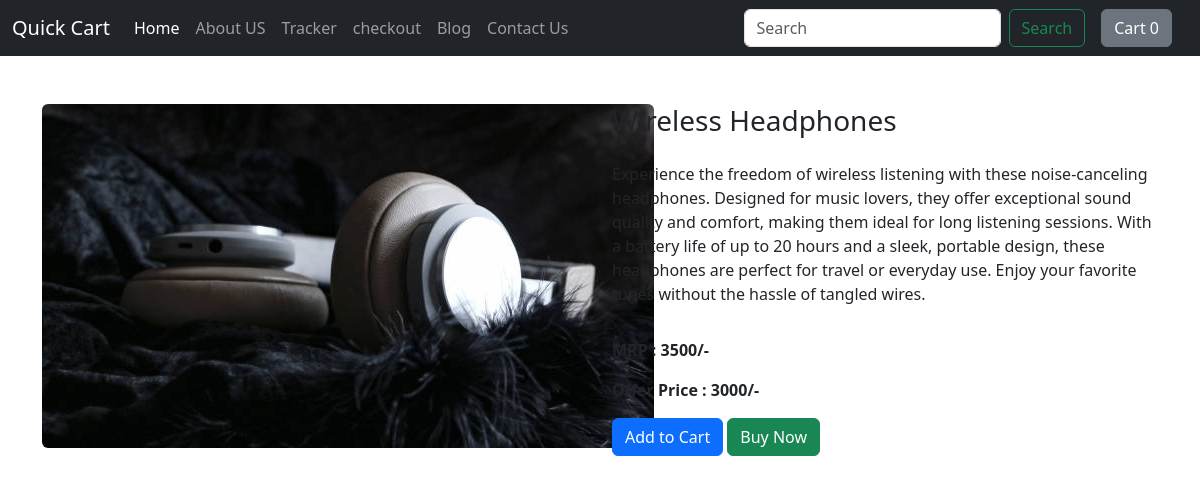
Screenshot of /shop/products/2 with the database file from the repository.
### shop/models.py (models this page shows, shortened)
class Product(models.Model):
    product_id = models.AutoField(primary_key=True)
    product_name = models.CharField(max_length=50)
    category = models.CharField(max_length=50, default='')
    subcategory = models.CharField(max_length=50, default='')
    price = models.IntegerField(default=0)
    discount_price = models.IntegerField(default=0)
    brand = models.CharField(max_length=50, default='')
    desc = models.TextField()
    pub_date = models.DateField()
    image = models.ImageField(upload_to='shop/images', default='')

### shop/views.py (the view)
# urls.py: path('products/<int:myid>', views.productView, name='ProductView'),
def productView(request, myid):
    product = Product.objects.filter(product_id = myid)
    return render(request, 'shop/productView.html', {'product' : product[0]})

### shop/templates/shop/productview.html (shortened to what this page needs)
{% extends 'shop/basic.html'%}
{% block body %}
<div class="container my-5">
  <div class="row">
    <div class="col-md-6">
      <img src="/media/{{product.image}}" alt="{{product.product_name}}" class="rounded">
    </div>
    <div class="col-md-6 d-flex flex-column gap-3">
      <h3 id="namepvpr{{product.product_id}}">{{product.product_name}}</h3>
      <p>{{product.desc}}</p>
      <strong>MRP : <span id="pricepvpr{{product.product_id}}">{{product.price}}</span>/-</strong>
      <strong>Offer Price : <span id="dpricepvpr{{product.product_id}}">{{product.discount_price}}</span>/-</strong>
      <div>
        <span id="spanpr{{product.product_id}}" class="spanpr">
          <button id="pr{{product.product_id}}" class="btn btn-primary cart">Add to Cart</button>
        </span>
        <a href="/shop/cart/"><button class="btn btn-success">Buy Now</button></a>
      </div>
    </div>
  </div>
</div>
{% endblock %}

### rows the page displays
Product: image (picture), product_name "Wireless Headphones", desc "Experience the freedom of wireless listening with these noise-canceling headphones. Designed for music lovers, they offer exceptional sound quality and comfort, making them ideal for long listening sessions. With a battery life of up to 20 hours and a sleek, portable design, these headphones are perfect for travel or everyday use. Enjoy your favorite tunes without the hassle of tangled wires.", price "3500", discount_price "3000"
